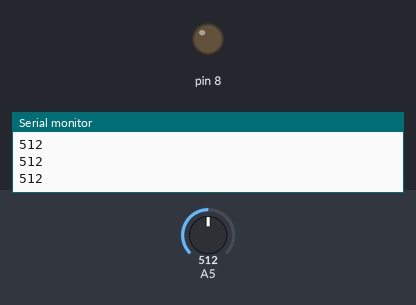
This sketch was run on a simulated Arduino Uno, built with avr-gcc and run on an emulated ATmega328P. Parts: output pins drawn as LEDs (lit = HIGH), the last lines printed to the serial monitor. The inputs (shaded band) are chosen by the test bench; at power-on: A5 = 512.

Above: at 1.2 s.
1.3 s: A5 set to 264
2.8 s: A5 set to 242
At 4.0 s:
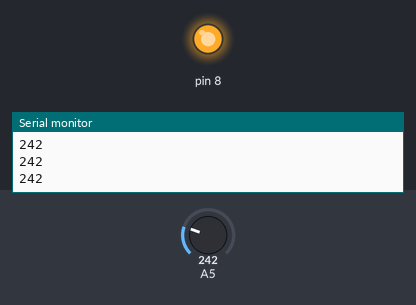
4.3 s: A5 set to 265
At 5.3 s:
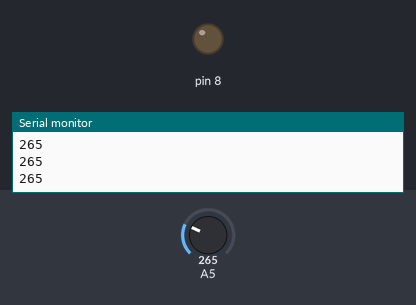
5.8 s: A5 set to 245
At 6.5 s:
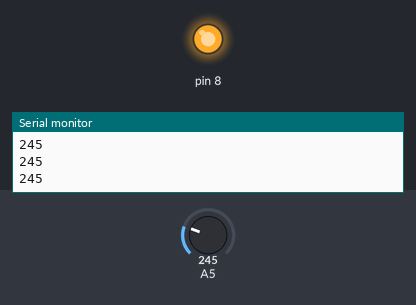
Timing chart, 0 to 8.3 s (numbered marks = the images above; inputs shaded):
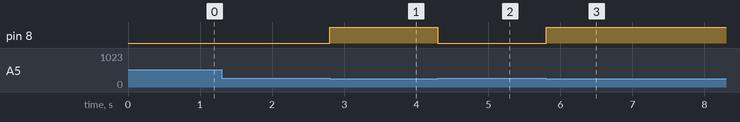

Measured:
- the behaviour switches between 256 and 255 on A5 (found by bisection; images 0 and 1)
- after the input at 2.8 s, pin 8: LOW → HIGH at once
- after the input at 4.3 s, pin 8: HIGH → LOW at once
- after the input at 5.8 s, pin 8: LOW → HIGH at once

The sketch:

13_tilt_switch.ino
```cpp
void setup()
{
pinMode(8, OUTPUT);
Serial.begin(9600);
}

void loop() {
int i;
while(1)
  {
  i=analogRead(5);
  if(i>255)
    {
    digitalWrite(8, LOW);
    }
  else
    {
     digitalWrite(8,HIGH);
     }
     Serial.println(i);
  }
}
```
